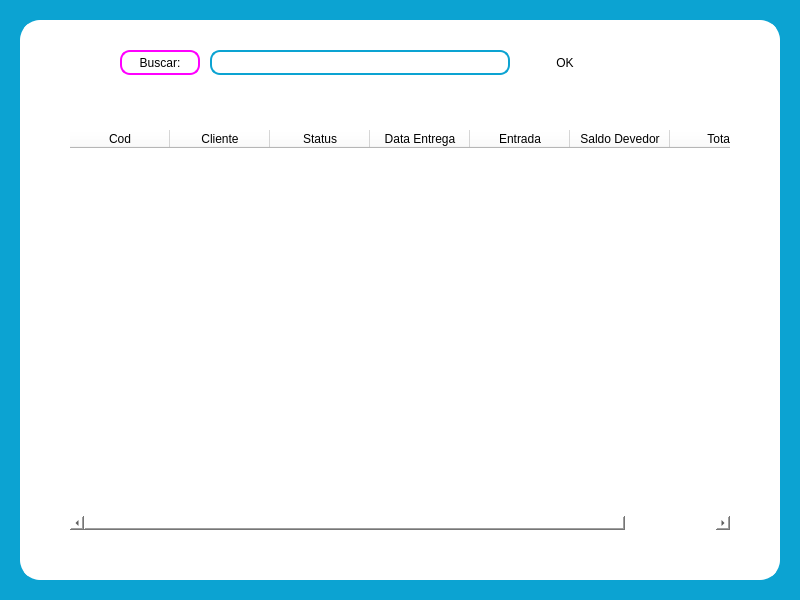
<?xml version="1.0" encoding="UTF-8"?>
<ui version="4.0">
 <class>BuscaPedido</class>
 <widget class="QDialog" name="BuscaPedido">
  <property name="geometry">
   <rect>
    <x>0</x>
    <y>0</y>
    <width>800</width>
    <height>600</height>
   </rect>
  </property>
  <property name="windowTitle">
   <string>Buscar Pedido</string>
  </property>
  <property name="styleSheet">
   <string notr="true">background: #0CA3D2</string>
  </property>
  <widget class="QFrame" name="frame">
   <property name="geometry">
    <rect>
     <x>20</x>
     <y>20</y>
     <width>760</width>
     <height>560</height>
    </rect>
   </property>
   <property name="font">
    <font>
     <family>Segoe UI</family>
    </font>
   </property>
   <property name="styleSheet">
    <string notr="true">background: #FFF;
border: 5px solid #fFf;
border-radius: 20px;
</string>
   </property>
   <property name="frameShape">
    <enum>QFrame::StyledPanel</enum>
   </property>
   <property name="frameShadow">
    <enum>QFrame::Raised</enum>
   </property>
   <widget class="QLabel" name="label">
    <property name="geometry">
     <rect>
      <x>100</x>
      <y>30</y>
      <width>80</width>
      <height>25</height>
     </rect>
    </property>
    <property name="font">
     <font>
      <family>Arial</family>
     </font>
    </property>
    <property name="styleSheet">
     <string notr="true">color: #FFF;
border: 2px solid #ff00ff;
border-radius:10px;
background: #FFF;
color: #000</string>
    </property>
    <property name="text">
     <string>Buscar:</string>
    </property>
    <property name="alignment">
     <set>Qt::AlignCenter</set>
    </property>
   </widget>
   <widget class="QLineEdit" name="lineEdit">
    <property name="geometry">
     <rect>
      <x>190</x>
      <y>30</y>
      <width>300</width>
      <height>25</height>
     </rect>
    </property>
    <property name="styleSheet">
     <string notr="true">color: #FFF;
border: 2px solid #0CA3D2;
border-radius:10px;
background: #FFF;
color: #000</string>
    </property>
   </widget>
   <widget class="QPushButton" name="pushButton">
    <property name="geometry">
     <rect>
      <x>500</x>
      <y>30</y>
      <width>90</width>
      <height>25</height>
     </rect>
    </property>
    <property name="text">
     <string>OK</string>
    </property>
   </widget>
   <widget class="QTableWidget" name="tableWidget">
    <property name="geometry">
     <rect>
      <x>50</x>
      <y>110</y>
      <width>660</width>
      <height>400</height>
     </rect>
    </property>
    <property name="font">
     <font>
      <family>Segoe UI</family>
     </font>
    </property>
    <property name="styleSheet">
     <string notr="true">background: #FFF; border: none; border-radius: 0</string>
    </property>
    <property name="editTriggers">
     <set>QAbstractItemView::NoEditTriggers</set>
    </property>
    <attribute name="verticalHeaderVisible">
     <bool>false</bool>
    </attribute>
    <column>
     <property name="text">
      <string>Cod</string>
     </property>
    </column>
    <column>
     <property name="text">
      <string>Cliente</string>
     </property>
    </column>
    <column>
     <property name="text">
      <string>Status</string>
     </property>
    </column>
    <column>
     <property name="text">
      <string>Data Entrega</string>
     </property>
    </column>
    <column>
     <property name="text">
      <string>Entrada</string>
     </property>
    </column>
    <column>
     <property name="text">
      <string>Saldo Devedor</string>
     </property>
    </column>
    <column>
     <property name="text">
      <string>Total</string>
     </property>
    </column>
   </widget>
  </widget>
 </widget>
 <resources/>
 <connections/>
</ui>
